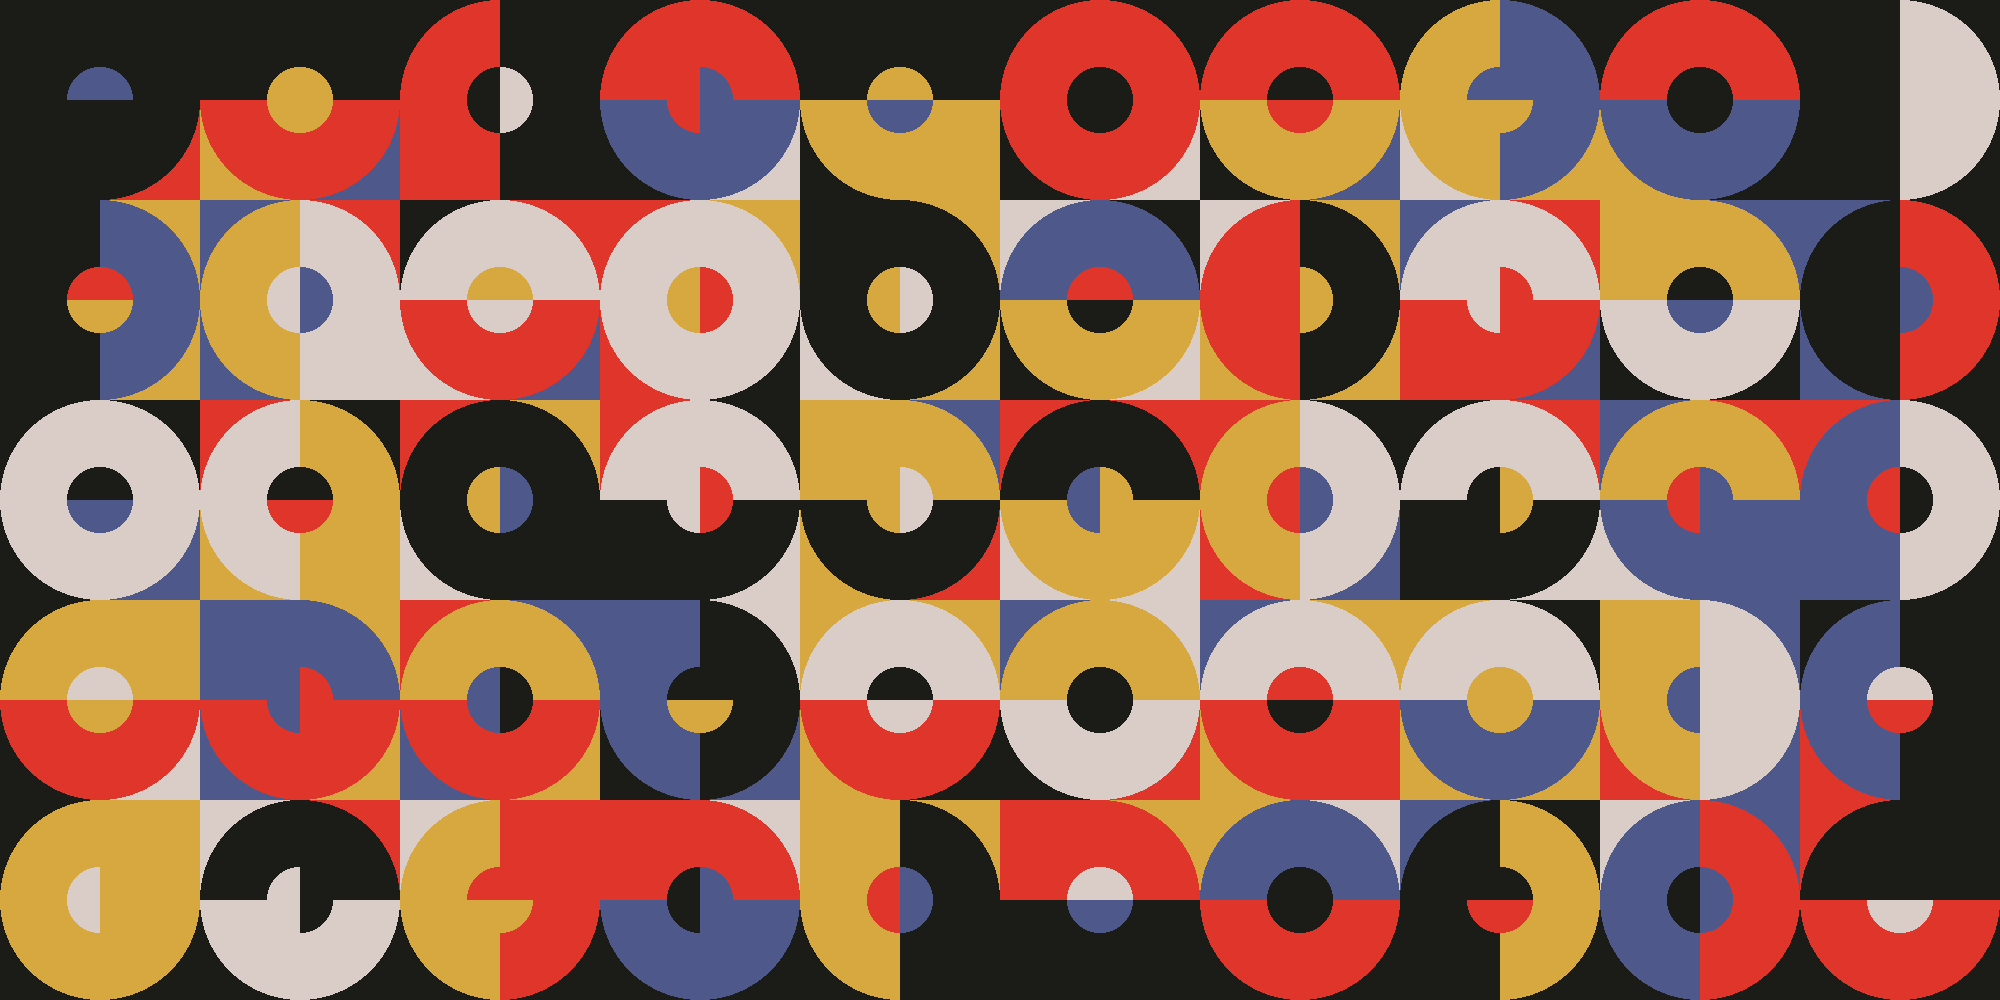

Here is the Python script that generated this plot:
import math
import os
import random
from PIL import Image

OUTER_CIRCLE_RADIUS = 100

# Monitor proportions
INIT_WIDTH = 1920
INIT_HEIGHT = 1028

COLOURS = (
    (27, 28, 23), # BLACK
    (218, 205, 199), # WHITE
    (224, 53, 43), # RED
    (78, 88, 139), # BLUE 
    (215, 168, 64) # YELLOW
    #(150, 154, 165) # GREY
)
BG_COLOUR = COLOURS[0]   

def fit(v, base):
    return base * round(v / base)

def generate_circle_points(r):
    quadrants = [[] for _ in range(4)]
    boundaries = (
        (( 0, r), (-r, 0)),
        ((-r, 0), (-r, 0)),
        ((-r, 0), ( 0, r)),
        (( 0, r), ( 0, r))
    )
    
    for i, ((x_start, x_end), (y_start, y_end)) in enumerate(boundaries):
        for y in range(y_start, y_end):
            for x in range(x_start, x_end):
                d = math.sqrt((x + 0.5) ** 2 + (y + 0.5) ** 2)
                if d <= r:
                    quadrants[i].append((x, y))
                
    return quadrants

def reverse_quadrant(q):
    return (q + 2) % 4

def generate():
    image = Image.new('RGB', (WIDTH, HEIGHT), BG_COLOUR)
    pixels = image.load()
    quadrant_pairs = tuple((q, (q + 1) % 4) for q in range(4))

    for y1 in range(OUTER_CIRCLE_RADIUS, HEIGHT - OUTER_CIRCLE_RADIUS, OUTER_CIRCLE_RADIUS):
        for x1 in range(OUTER_CIRCLE_RADIUS, WIDTH - OUTER_CIRCLE_RADIUS, OUTER_CIRCLE_RADIUS):

            colour = random.choice(COLOURS)
            if colour == BG_COLOUR:
                continue

            for y2 in range(y1, y1 + OUTER_CIRCLE_RADIUS):
                for x2 in range(x1, x1 + OUTER_CIRCLE_RADIUS):
                    if 0 <= x2 < WIDTH and 0 <= y2 < HEIGHT:
                        pixels[x2, y2] = colour
                    
    for y1 in range(OUTER_CIRCLE_RADIUS, HEIGHT, OUTER_CIRCLE_DIAMETER):
        for x1 in range(OUTER_CIRCLE_RADIUS, WIDTH, OUTER_CIRCLE_DIAMETER):
            for circle_points in (OUTER_CIRCLE_POINTS, INNER_CIRCLE_POINTS):
                i = random.randrange(4)
                
                colour = random.choice(COLOURS)
                
                for quadrant in quadrant_pairs[i]:
                    for (x_offset, y_offset) in circle_points[quadrant]:
                        x2 = x1 + x_offset 
                        y2 = y1 + y_offset
                        if 0 <= x2 < WIDTH and 0 <= y2 < HEIGHT:
                            pixels[x2, y2] = colour
                        
                colour = random.choice(COLOURS)
                
                for quadrant in quadrant_pairs[reverse_quadrant(i)]:
                    for (x_offset, y_offset) in circle_points[quadrant]:
                        x2 = x1 + x_offset 
                        y2 = y1 + y_offset
                        if 0 <= x2 < WIDTH and 0 <= y2 < HEIGHT:
                            pixels[x2, y2] = colour
            
    os.makedirs(r'.\Generated Images', exist_ok=True)   
    image.save(r'.\Generated Images\Circles.png')
    image.show()
    
OUTER_CIRCLE_DIAMETER = OUTER_CIRCLE_RADIUS * 2
INNER_CIRCLE_RADIUS = OUTER_CIRCLE_RADIUS // 3

WIDTH = fit(INIT_WIDTH, OUTER_CIRCLE_DIAMETER)
HEIGHT = fit(INIT_HEIGHT, OUTER_CIRCLE_DIAMETER)

INNER_CIRCLE_POINTS = generate_circle_points(INNER_CIRCLE_RADIUS)
OUTER_CIRCLE_POINTS = generate_circle_points(OUTER_CIRCLE_RADIUS)
    
if __name__ == '__main__':

    generate()
